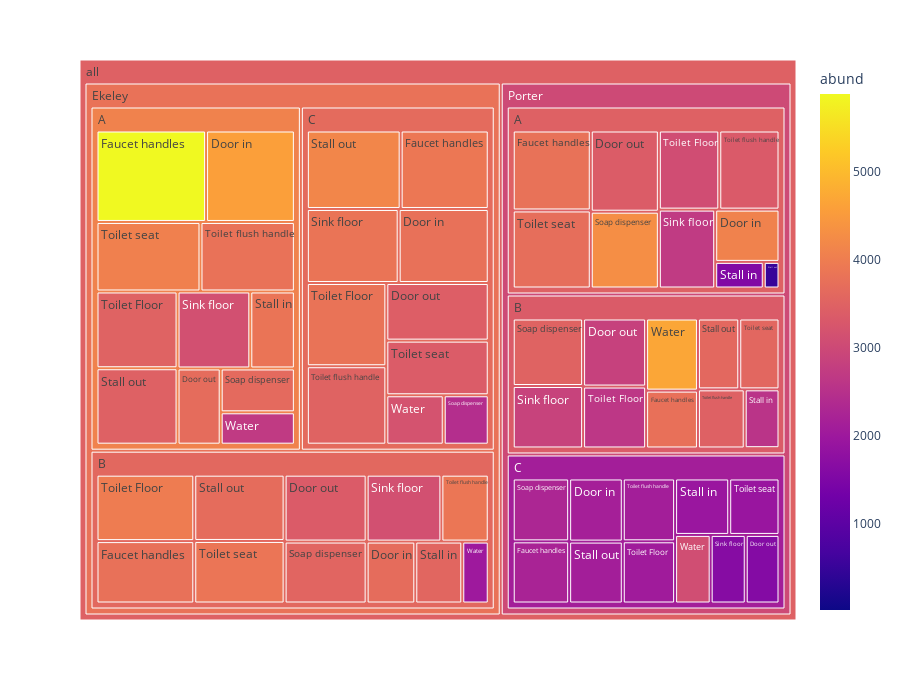

Notebook source saved alongside this figure:
### Code cell
fig = px.treemap(dataset_place, 
path = [px.Constant("all"), 'Building', 'Floor', 'Surface'],
values = 'abund',
color = 'abund',
width = 900,
height = 700)

# fig.data[0].textinfo = 'label+text+percent entry'
# fig.data[0].marker.colors = (fig.data[0].values/max(fig.data[0].values))*100

fig.show()

### Figure 1 — Plotly figure (JSON) as saved in the notebook; plotly's stock layout.template omitted (floating-point values rounded to 4 significant figures)
{"data": [{"branchvalues": "total", "customdata": [[4579.0], [4081], [3690], [13], [3771.0], [2142.0], [3683], [3381.0], [3359.0], [2835.0], [3421.0], [1604.0], [5889.0], [3788.0], [3770.0], [3765], [3901.0], [2220.0], [3137.0], [2702.0], [3129.0], [2872.0], [3839.0], [1634.0], [3642], [4299.0], [3548.0], [3510.0], [2446.0], [2283.0], [3842], [1570], [3564], [2571], [1934.0], [3470.0], [509], [3686.0], [3613.0], [4158.0], [2108.0], [3501.0], [3082.0], [3978.0], [2631.0], [3811.0], [2059.0], [3802.0], [3341.0], [3880], [3473], [3510.0], [2113.0], [4052.0], [3714.0], [3854.0], [3580], [3364.0], [1919.0], [2689], [2007], [4694], [3192], [3087], [4090.0], [3465.0], [3599.0], [3351.0], [3664.0], [2108.0], [3795.0], [3011.0], [3472.0]], "domain": {"x": [0, 1], "y": [0, 1]}, "hovertemplate": "labels=%{label}<br>abund_sum=%{value}<br>parent=%{parent}<br>id=%{id}<br>abund=%{color}<extra></extra>", "ids": ["all/Ekeley/A/Door in", "all/Porter/A/Door in", "all/Ekeley/B/Door in", "all/Porter/B/Door in", "all/Ekeley/C/Door in", "all/Porter/C/Door in", "all/Ekeley/A/Door out", "all/Porter/A/Door out", "all/Ekeley/B/Door out", "all/Porter/B/Door out", "all/Ekeley/C/Door out", "all/Porter/C/Door out", "all/Ekeley/A/Faucet handles", "all/Porter/A/Faucet handles", "all/Ekeley/B/Faucet handles", "all/Porter/B/Faucet handles", "all/Ekeley/C/Faucet handles", "all/Porter/C/Faucet handles", "all/Ekeley/A/Sink floor", "all/Porter/A/Sink floor", "all/Ekeley/B/Sink floor", "all/Porter/B/Sink floor", "all/Ekeley/C/Sink floor", "all/Porter/C/Sink floor", "all/Ekeley/A/Soap dispenser", "all/Porter/A/Soap dispenser", "all/Ekeley/B/Soap dispenser", "all/Porter/B/Soap dispenser", "all/Ekeley/C/Soap dispenser", "all/Porter/C/Soap dispenser", "all/Ekeley/A/Stall in", "all/Porter/A/Stall in", "all/Ekeley/B/Stall in", "all/Porter/B/Stall in", "all/Porter/C/Stall in", "all/Ekeley/A/Stall out", "all/Porter/A/Stall out", "all/Ekeley/B/Stall out", "all/Porter/B/Stall out", "all/Ekeley/C/Stall out", "all/Porter/C/Stall out", "all/Ekeley/A/Toilet Floor", "all/Porter/A/Toilet Floor", "all/Ekeley/B/Toilet Floor", "all/Porter/B/Toilet Floor", "all/Ekeley/C/Toilet Floor", "all/Porter/C/Toilet Floor", "all/Ekeley/A/Toilet flush handle", "all/Porter/A/Toilet flush handle", "all/Ekeley/B/Toilet flush handle", "all/Porter/B/Toilet flush handle", "all/Ekeley/C/Toilet flush handle", "all/Porter/C/Toilet flush handle", "all/Ekeley/A/Toilet seat", "all/Porter/A/Toilet seat", "all/Ekeley/B/Toilet seat", "all/Porter/B/Toilet seat", "all/Ekeley/C/Toilet seat", "all/Porter/C/Toilet seat", "all/Ekeley/A/Water", "all/Ekeley/B/Water", "all/Porter/B/Water", "all/Ekeley/C/Water", "all/Porter/C/Water", "all/Ekeley/A", "all/Porter/A", "all/Ekeley/B", "all/Porter/B", "all/Ekeley/C", "all/Porter/C", "all/Ekeley", "all/Porter", "all"], "labels": ["Door in", "Door in", "Door in", "Door in", "Door in", "Door in", "Door out", "Door out", "Door out", "Door out", "Door out", "Door out", "Faucet handles", "Faucet handles", "Faucet handles", "Faucet handles", "Faucet handles", "Faucet handles", "Sink floor", "Sink floor", "Sink floor", "Sink floor", "Sink floor", "Sink floor", "Soap dispenser", "Soap dispenser", "Soap dispenser", "Soap dispenser", "Soap dispenser", "Soap dispenser", "Stall in", "Stall in", "Stall in", "Stall in", "Stall in", "Stall out", "Stall out", "Stall out", "Stall out", "Stall out", "Stall out", "Toilet Floor", "Toilet Floor", "Toilet Floor", "Toilet Floor", "Toilet Floor", "Toilet Floor", "Toilet flush handle", "Toilet flush handle", "Toilet flush handle", "Toilet flush handle", "Toilet flush handle", "Toilet flush handle", "Toilet seat", "Toilet seat", "Toilet seat", "Toilet seat", "Toilet seat", "Toilet seat", "Water", "Water", "Water", "Water", "Water", "A", "A", "B", "B", "C", "C", "Ekeley", "Porter", "all"], "marker": {"coloraxis": "coloraxis", "colors": [4579.0, 4081, 3690, 13, 3771.0, 2142.0, 3683, 3381.0, 3359.0, 2835.0, 3421.0, 1604.0, 5889.0, 3788.0, 3770.0, 3765, 3901.0, 2220.0, 3137.0, 2702.0, 3129.0, 2872.0, 3839.0, 1634.0, 3642, 4299.0, 3548.0, 3510.0, 2446.0, 2283.0, 3842, 1570, 3564, 2571, 1934.0, 3470.0, 509, 3686.0, 3613.0, 4158.0, 2108.0, 3501.0, 3082.0, 3978.0, 2631.0, 3811.0, 2059.0, 3802.0, 3341.0, 3880, 3473, 3510.0, 2113.0, 4052.0, 3714.0, 3854.0, 3580, 3364.0, 1919.0, 2689, 2007, 4694, 3192, 3087, 4090.0, 3465.0, 3599.0, 3351.0, 3664.0, 2108.0, 3795.0, 3011.0, 3472.0]}, "name": "", "parents": ["all/Ekeley/A", "all/Porter/A", "all/Ekeley/B", "all/Porter/B", "all/Ekeley/C", "all/Porter/C", "all/Ekeley/A", "all/Porter/A", "all/Ekeley/B", "all/Porter/B", "all/Ekeley/C", "all/Porter/C", "all/Ekeley/A", "all/Porter/A", "all/Ekeley/B", "all/Porter/B", "all/Ekeley/C", "all/Porter/C", "all/Ekeley/A", "all/Porter/A", "all/Ekeley/B", "all/Porter/B", "all/Ekeley/C", "all/Porter/C", "all/Ekeley/A", "all/Porter/A", "all/Ekeley/B", "all/Porter/B", "all/Ekeley/C", "all/Porter/C", "all/Ekeley/A", "all/Porter/A", "all/Ekeley/B", "all/Porter/B", "all/Porter/C", "all/Ekeley/A", "all/Porter/A", "all/Ekeley/B", "all/Porter/B", "all/Ekeley/C", "all/Porter/C", "all/Ekeley/A", "all/Porter/A", "all/Ekeley/B", "all/Porter/B", "all/Ekeley/C", "all/Porter/C", "all/Ekeley/A", "all/Porter/A", "all/Ekeley/B", "all/Porter/B", "all/Ekeley/C", "all/Porter/C", "all/Ekeley/A", "all/Porter/A", "all/Ekeley/B", "all/Porter/B", "all/Ekeley/C", "all/Porter/C", "all/Ekeley/A", "all/Ekeley/B", "all/Porter/B", "all/Ekeley/C", "all/Porter/C", "all/Ekeley", "all/Porter", "all/Ekeley", "all/Porter", "all/Ekeley", "all/Porter", "all", "all", ""], "type": "treemap", "values": [9094, 4081, 3690, 13, 7504, 4284, 3683, 6713, 6718, 5385, 6644, 2929, 11224, 7575, 7472, 3765, 7780, 4436, 6271, 5396, 6125, 5521, 7650, 3044, 3642, 6348, 6222, 5964, 2503, 4488, 3842, 1570, 3564, 2571, 3863, 6938, 509, 7333, 3676, 8285, 4201, 6968, 5804, 7953, 4901, 7446, 4116, 7347, 5785, 3880, 3473, 7019, 4158, 8096, 7395, 6921, 3580, 6299, 3591, 2689, 2007, 4694, 3192, 3087, 69794, 51176, 61885, 43543, 64322, 42197, 196001, 136916, 332917]}], "layout": {"coloraxis": {"colorbar": {"title": {"text": "abund"}}, "colorscale": [[0, "#0d0887"], [0.1111, "#46039f"], [0.2222, "#7201a8"], [0.3333, "#9c179e"], [0.4444, "#bd3786"], [0.5556, "#d8576b"], [0.6667, "#ed7953"], [0.7778, "#fb9f3a"], [0.8889, "#fdca26"], [1, "#f0f921"]]}, "height": 700, "legend": {"tracegroupgap": 0}, "margin": {"t": 60}, "width": 900}}
